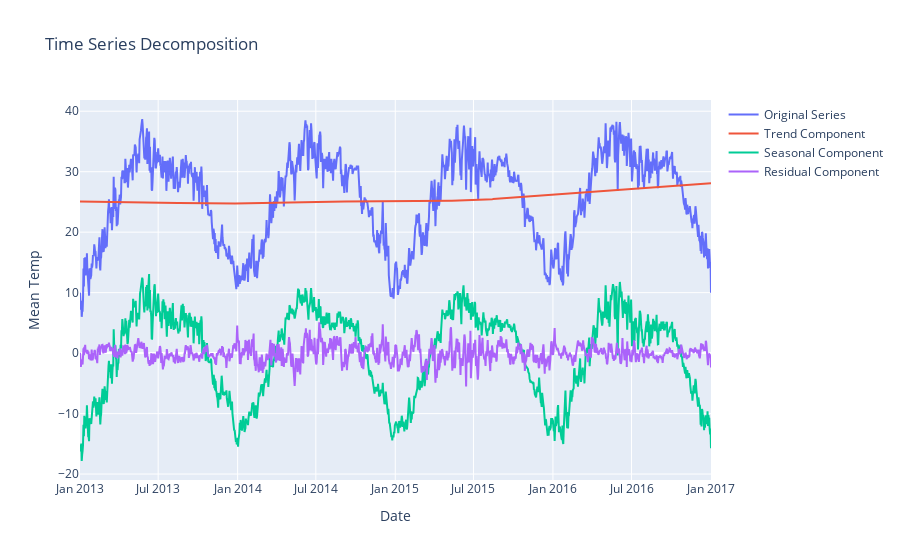

The cell this chart's notebook holds for it:
### Code cell
fig

### Figure 1 — Plotly figure (JSON) as saved in the notebook; plotly's stock layout.template omitted (floating-point values rounded to 4 significant figures; data arrays with more than 128 entries replaced by an {"elided": "..."} marker saying what was removed)
{"data": [{"mode": "lines", "name": "Original Series", "type": "scatter", "x": {"elided": "1462 str values"}, "y": {"elided": "1462 float values"}}, {"mode": "lines", "name": "Trend Component", "type": "scatter", "x": {"elided": "1462 str values"}, "y": {"elided": "1462 float values"}}, {"mode": "lines", "name": "Seasonal Component", "type": "scatter", "x": {"elided": "1462 str values"}, "y": {"elided": "1462 float values"}}, {"mode": "lines", "name": "Residual Component", "type": "scatter", "x": {"elided": "1462 str values"}, "y": {"elided": "1462 float values"}}], "layout": {"showlegend": true, "title": {"text": "Time Series Decomposition"}, "xaxis": {"title": {"text": "Date"}}, "yaxis": {"title": {"text": "Mean Temp"}}}}
